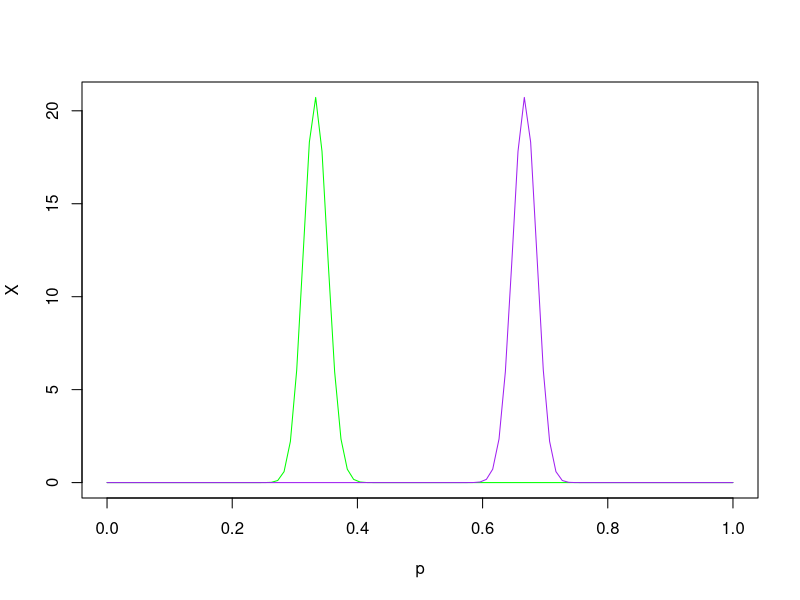

Source code (R):
## ---- chunk 1
# Loading libraries
#library(tidyverse)
#library(janitor)
#library(ggplot2)
## ---- chunk 2
#define range - Beta distribution has support (0, 1)
p = seq(0, 1, length=100)

#create Beta distribution with shape parameters 2 and 10
X <- dbeta(p, 200, 400)
Z <- dbeta(p, 400, 200)

plot(p, X, type='l', col='green')
lines(p, Z, col='purple') 
